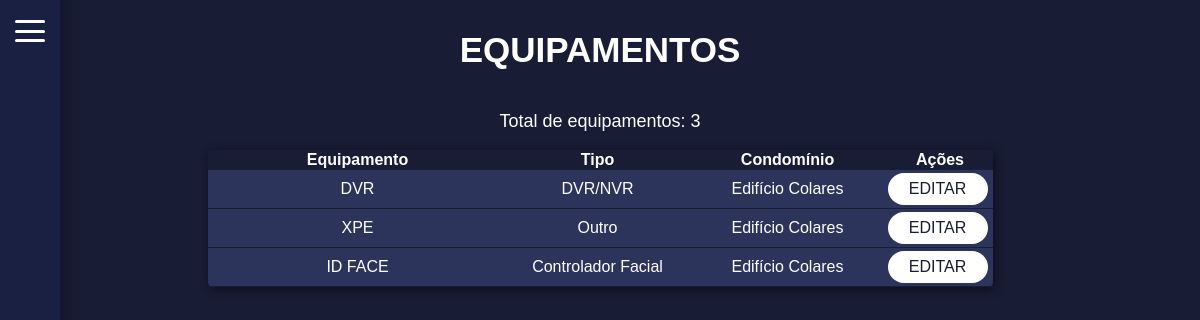
Page /listar_equips/ on the committed database.
### mainApp/models.py (models this page shows, shortened)
class Conds(models.Model):
    name = models.CharField(max_length=100)
    created_at = models.DateTimeField(auto_now_add=True)
    endereco = models.CharField(max_length=200)

class Itens_dvr(models.Model):
    cond_id = models.ForeignKey(Conds, on_delete=models.CASCADE, related_name='itens_dvr', verbose_name="Condomínio")
    item = models.CharField(max_length=100, verbose_name="Item")
    iplocal = models.CharField(max_length=15, verbose_name="IP Local")
    link = models.CharField(max_length=100, verbose_name="Link de acesso")
    mac = models.CharField(max_length=17, verbose_name="Endereço MAC")
    rtsp = models.PositiveIntegerField(max_length=4, verbose_name="Porta RTSP")
    http = models.PositiveIntegerField(max_length=4, verbose_name="Porta HTTP")
    user = models.CharField(max_length=50, verbose_name="Usuário")
    senha = models.CharField(max_length=50, verbose_name="Senha")
    desc = models.CharField(max_length=100, verbose_name="Descrição")
    data = models.DateTimeField(auto_now=True)

class Itens_outro(models.Model):
    cond_id = models.ForeignKey(Conds, on_delete=models.CASCADE, related_name='itens_outro', verbose_name="Condomínio")
    item = models.CharField(max_length=100, verbose_name="Item")
    iplocal = models.CharField(max_length=15, verbose_name="IP Local")
    link = models.CharField(max_length=100, verbose_name="Link de acesso")
    mac = models.CharField(max_length=17, verbose_name="Endereço MAC")
    rtsp = models.PositiveIntegerField(verbose_name="Porta RTSP")
    http = models.PositiveIntegerField(verbose_name="Porta HTTP")
    user = models.CharField(max_length=50, verbose_name="Usuário")
    senha = models.CharField(max_length=50, verbose_name="Senha")
    desc = models.CharField(max_length=100, verbose_name="Descrição")
    data = models.DateTimeField(auto_now=True)

class Itens_facial(models.Model):
    cond_id = models.ForeignKey(Conds, on_delete=models.CASCADE, related_name='itens_facial', verbose_name="Condomínio")
    item = models.CharField(max_length=100, verbose_name="Item")
    iplocal = models.CharField(max_length=15, verbose_name="IP Local")
    link = models.CharField(max_length=100, verbose_name="Link de acesso")
    mac = models.CharField(max_length=17, verbose_name="Endereço MAC")
    http = models.PositiveIntegerField(max_length=4, verbose_name="Porta HTTP")
    user = models.CharField(max_length=50, verbose_name="Usuário")
    senha = models.CharField(max_length=50, verbose_name="Senha")
    desc = models.CharField(max_length=100, verbose_name="Descrição")
    data = models.DateTimeField(auto_now=True)

### mainApp/views.py (the view)
# urls.py: path('listar_equips/', views.listar_equips, name='listar_equips'), # listar equipamentos
def listar_equips(request):
    from itertools import chain
    faciais = Itens_facial.objects.all().order_by('-data')
    dvrs = Itens_dvr.objects.all().order_by('-data')
    outros = Itens_outro.objects.all().order_by('-data')
    all_items = sorted(
        chain(faciais, dvrs, outros),
        key=lambda instance: instance.data,
        reverse=True
    )
    itens_data = []
    for equipamento in all_items:
        if hasattr(equipamento, 'item'):
            if isinstance(equipamento, Itens_facial):
                tipo_modelo = 'Facial'
                tipo_display = 'Controlador Facial'
            elif isinstance(equipamento, Itens_dvr):
                tipo_modelo = 'DVR'
                tipo_display = 'DVR/NVR'
            elif isinstance(equipamento, Itens_outro):
                tipo_modelo = 'Outro'
                tipo_display = 'Outro'
            else:
                tipo_modelo = 'Equipamento'
                tipo_display = 'Equipamento'
            itens_data.append({
                'item': equipamento.item,
                'tipo': tipo_display,
                'tipo_modelo': tipo_modelo,
                'cond_id': equipamento.cond_id,
                'data': equipamento.data,
                'id': equipamento.id
            })
    context = {
        'faciais': faciais,
        'dvrs': dvrs,
        'outros': outros,
        'itens': itens_data
    }
    return render(request, 'equip-forms/listar_equips.html', context)

### mainApp/templates/equip-forms/listar_equips.html (shortened to what this page needs)
<!DOCTYPE html>
<html lang="pt-br">
<head>
</head>
<body>
    <div id="container">
        <h1 class="title">EQUIPAMENTOS</h1>
        <p>Total de equipamentos: {{ itens|length }}</p>
        <div id="bar">
            <label for="menu-toggle" class="menu-btn">
                <span></span>
                <span></span>
                <span></span>
            </label>
            <div class="slide-menu">
                <ul>
                </ul>
            </div>
        </div>
        {% if itens %}
            <table>
                <thead>
                    <tr class="tr-head">
                        <th>Equipamento</th>
                        <th>Tipo</th>
                        <th>Condomínio</th>
                        <th>Ações</th>
                    </tr>
                </thead>
                <tbody>
                    {% for item_data in itens %}
                        <tr class="tr-itens">
                            <td class="td-item">{{ item_data.item }}</td>
                            <td class="td-tipo">{{ item_data.tipo }}</td>
                            <td>
                                <a href="{% url 'detail_conds' item_data.cond_id.id %}" class="td-condname">{{ item_data.cond_id.name }}</a>
                            </td>
                            <td>
                                <a href="{% url 'edit_equip' tipo=item_data.tipo_modelo equipamento_id=item_data.id %}" class="bt-details">
                                    EDITAR
                                </a>
                            </td>
                        </tr>
                    {% empty %}
                        <tr>
                            <p>Nenhum equipamento encontrado.</p>
                        </tr>
                    {% endfor %}
                </tbody>
            </table>
        {% endif %}
    </div>
</body>
</html>

### mainApp/templates/equip-forms/listar_equips.html (style rules this page uses)
body { margin: 0; font-family: Arial, sans-serif; background: #181c34; color: white; }
#container { display: flex; flex-direction: column; align-items: center; justify-content: center; flex-grow: 1; }
.menu-btn { position: fixed; top: 20px; left: 15px; width: 30px; height: 22px; cursor: pointer; z-index: 1002; display: flex; flex-direction: column; justify-content: space-between; }
.menu-btn span { display: block; height: 3px; width: 30px; background: #fff; border-radius: 3px; transition: 0.3s; }
.slide-menu { position: fixed; top: 0; left: -190px; width: 250px; height: 100%; background: #1a2041; color: white; transition: left 0.3s ease; padding-top: 40px; z-index: 1001; box-shadow: 5px -10px 10px #12162d; }
.slide-menu ul, li { padding-top: 10px; padding-left: 5px; padding-right: 60px; padding-bottom: 10px; }
.slide-menu ul { align-content: space-evenly; }
.slide-menu ul { list-style-type: none; }
p { font-size: 18px; text-align: center; }
table { background: #2d345b; box-shadow: 2px 2px 10px #0c0f20; border-radius: 5px; border-collapse: collapse; }
.tr-head { background: #181c34; }
.td-item { width: 300px; text-align: center; height: 35px; }
.td-tipo { width: 180px; text-align: center; }
td { border-bottom: 1px solid #181c34; position: relative; padding: 0px !important; }
.td-condname { width: 150px; margin: 0 auto; padding: 10px 25px; text-align: center; display: block; text-decoration: none; color: inherit; }
a { text-decoration: none; color: white; }
.title { font-size: 35px; text-align: left; margin-top: 30px; }
.bt-details { display: flex; color: #181c34; justify-content: center; text-decoration: none; background: white; padding-top: 7px; padding-bottom: 7px; width: 100px; border-radius: 70px; margin-right: 5px; }

### rows in the picture
Conds: item "DVR", tipo "DVR/NVR", cond_id.name "Edifício Colares", item "XPE", tipo "Outro", item "ID FACE", tipo "Controlador Facial"

### other values in the picture
{{ itens|length }} "3"
